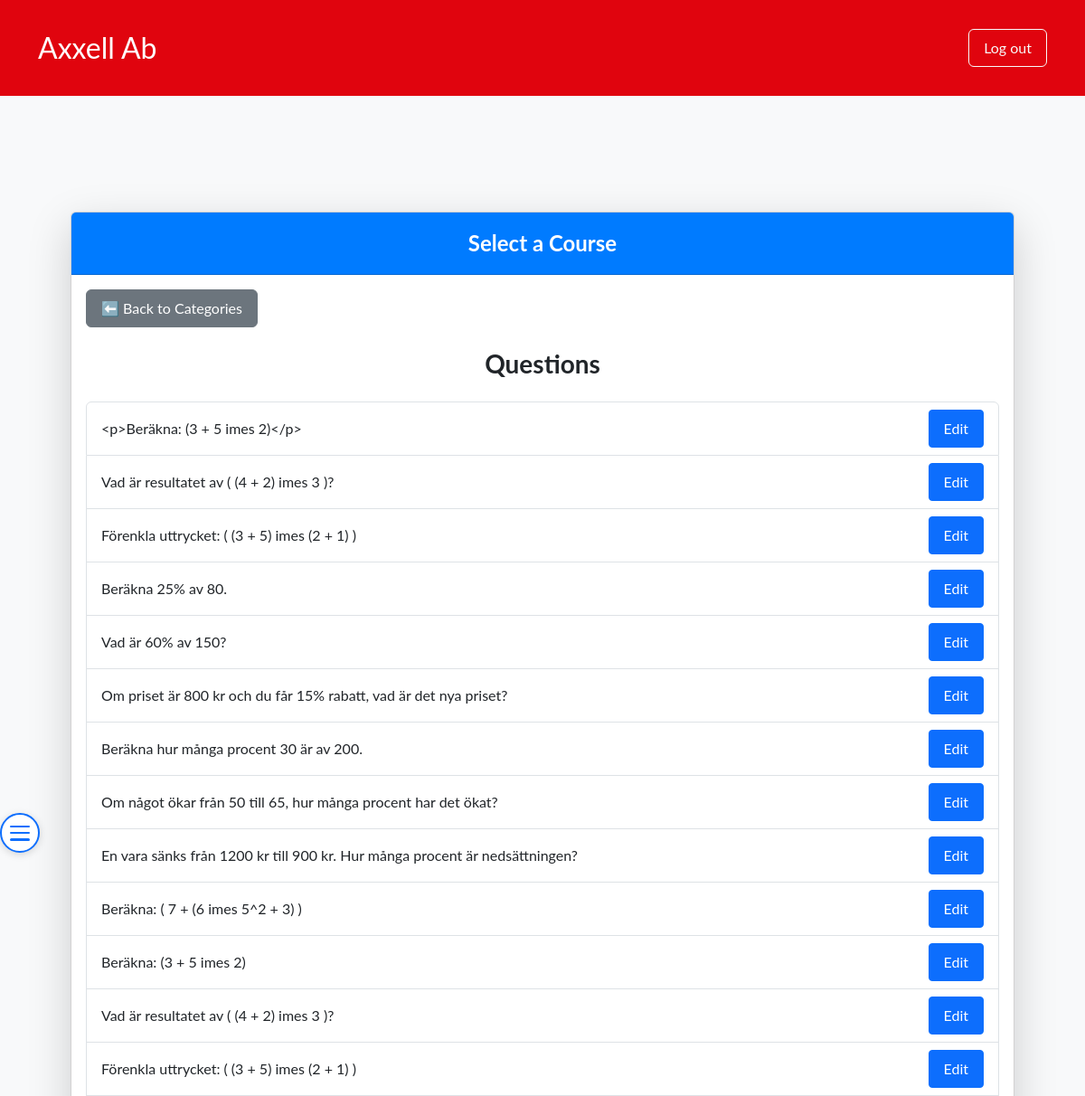
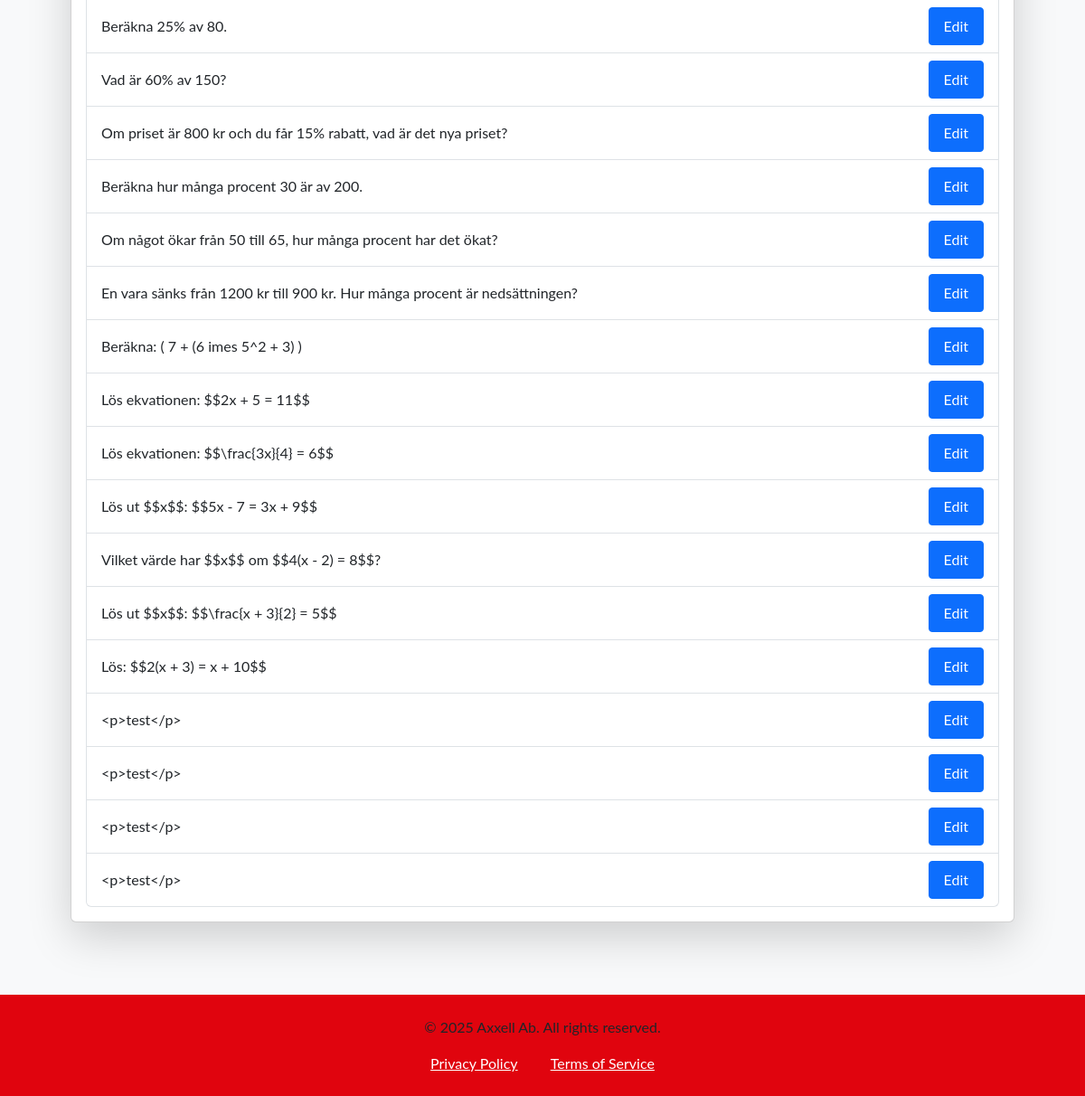
Screenshot of /assignments.php?course_id=1&category_id=1 (signed in) with the database file from the repository (2 pictures, top to bottom).
### tables this page shows
CREATE TABLE `questions` (
  `qu_id` int(11) NOT NULL,
  `ca_id` int(11) NOT NULL,
  `text` text NOT NULL,
  `answer` varchar(255) NOT NULL,
  `image_url` varchar(255) DEFAULT NULL,
  `image_location` int(11) NOT NULL,
  `image_size` int(11) NOT NULL,
  `total_points` int(11) DEFAULT 0,
  `created_at` datetime DEFAULT current_timestamp(),
  `is_active` tinyint(1) DEFAULT 1,
  `teacher_fk` int(11) DEFAULT NULL,
  `co_id` int(11) DEFAULT NULL,
  `difficulty` int(11) NOT NULL
);

### assignments.php (the view, shortened to what this page needs)
<?php
require_once "include/header.php";
$courseId = isset($_GET['course_id']) ? (int)$_GET['course_id'] : null;
$categoryId = isset($_GET['category_id']) ? (int)$_GET['category_id'] : null;
?>
<!DOCTYPE html>
<html lang="en">
<head>
</head>
<body class="bg-light">
<button id="toggleSidebar" aria-label="Toggle Sidebar" type="button" class="closed">
    <span id="toggleArrow">
        <span class="hamburger-bar"></span>
        <span class="hamburger-bar"></span>
        <span class="hamburger-bar"></span>
    </span>
</button>
<div class="container-fluid page-centered-container mt-5">
    <div class="row" id="contentRow">
        <div class="col-md" id="mainColumn">
            <div class="container mt-5">
                <div class="card shadow-lg">
                    <div class="card-header">
                        Select a Course
                    </div>
                    <div class="card-body">
                        <?php
                        if (!$courseId && !$categoryId):
                            $courses = $pdo->query("SELECT * FROM matteprovgenerator.courses")->fetchAll(PDO::FETCH_ASSOC);
                        ?>
                            <div class="row">
                                <?php foreach ($courses as $course): ?>
                                    <div class="col-md-4 mb-4">
                                        <div class="card course-card" onclick="location.href='?course_id=<?= $course['co_id'] ?>'">
                                            <div class="card-body">
                                                <h5 class="card-title"><?= htmlspecialchars($course['co_name']) ?></h5>
                                                <p class="card-text"><?= htmlspecialchars($course['description']) ?></p>
                                            </div>
                                        </div>
                                    </div>
                                <?php endforeach; ?>
                            </div>
                        <?php
                        elseif ($courseId && $categoryId):
                            $stmt = $pdo->prepare("SELECT * FROM matteprovgenerator.questions WHERE ca_id = ?");
                            $stmt->execute([$categoryId]);
                            $questions = $stmt->fetchAll(PDO::FETCH_ASSOC);
                        ?>
                            <a href="assignments.php?course_id=<?= $courseId ?>" class="btn btn-secondary mb-4">⬅️ Back to Categories</a>
                            <h1 class="centered-header">Questions</h1>
                            <ul class="list-group">
                                <?php foreach ($questions as $question): ?>
                                    <li class="list-group-item d-flex justify-content-between align-items-center">
                                        <?= htmlspecialchars($question['text']) ?>
                                        <a href="edit-question.php?id=<?= $question['qu_id'] ?>" class="btn btn-primary btn-sm">Edit</a>
                                    </li>
                                <?php endforeach; ?>
                            </ul>
                        <?php endif; ?>
                    </div>
                </div>
            </div>
        </div>
    </div>
</div>
<?php require_once "include/footer.php"; ?>
</body>
</html>

### style.css (style rules this page uses)
body { margin: 0; padding: 0; font-family: 'Lato', sans-serif; background-color: #f4f4f4; }
.container-fluid { margin-top: 5rem; }
.card-header { padding: 1rem; text-align: center; font-weight: bold; font-size: 1.5rem; background-color: #007bff; color: white; border-radius: 6px 6px 0 0; }
.centered-header { text-align: center; font-weight: bold; font-size: 1.75rem; margin-bottom: 1.5rem; }
.btn { padding: 0.5rem 1rem; font-size: 1rem; }
#mainColumn { transition: none; }
#toggleSidebar { position: fixed; top: 50%; left: 330px; transform: translateY(-50%); z-index: 1050; border-radius: 50%; width: 32px; height: 32px; padding: 0; display: flex; align-items: center; justify-content: center; background: #fff; border: 1px solid #0d6efd; color: #0d6efd; box-shadow: 0 2px 8px rgba(0,0,0,0.07); transition: left 0.2s ease-in-out; }
#toggleSidebar.closed { left: 0; }
#toggleArrow { transition: transform 0.2s ease-in-out; }

### assignments.php (style rules this page uses)
#mainColumn { transition: none; }
.page-centered-container { max-width: 1100px; margin: 0 auto; padding: 32px 16px 32px 16px; }
#toggleSidebar { position: fixed; top: 38%; left: 0; z-index: 2100; border-radius: 50%; width: 44px; height: 44px; padding: 0; display: flex; align-items: center; justify-content: center; background: #fff; border: 2px solid #0d6efd; color: #0d6efd; box-shadow: 0 2px 8px rgba(0,0,0,0.15); transition: left 0.28s cubic-bezier(.4,0,.2,1), background 0.18s, color 0.18s; cursor: pointer; }
#toggleSidebar.closed { left: 0; }
#toggleArrow { display: flex; flex-direction: column; justify-content: center; align-items: center; width: 22px; height: 22px; font-size: 1.7rem; transition: color 0.18s; position: relative; }
.hamburger-bar { width: 22px; height: 3px; background: #0d6efd; margin: 2.5px 0; border-radius: 2px; transition: all 0.25s; }

### rows the page displays
questions: text "<p>Beräkna: (3 + 5 imes 2)</p>"
questions: text "Vad är resultatet av ( (4 + 2) imes 3 )?"
questions: text "Förenkla uttrycket: ( (3 + 5) imes (2 + 1) )"
questions: text "Beräkna 25% av 80."
questions: text "Vad är 60% av 150?"
questions: text "Om priset är 800 kr och du får 15% rabatt, vad är det nya priset?"
questions: text "Beräkna hur många procent 30 är av 200."
questions: text "Om något ökar från 50 till 65, hur många procent har det ökat?"
questions: text "En vara sänks från 1200 kr till 900 kr. Hur många procent är nedsättningen?"
questions: text "Beräkna: ( 7 + (6 imes 5^2 + 3) )"
questions: text "Beräkna: (3 + 5 imes 2)"
questions: text "Vad är resultatet av ( (4 + 2) imes 3 )?"
questions: text "Förenkla uttrycket: ( (3 + 5) imes (2 + 1) )"
questions: text "Beräkna 25% av 80."
questions: text "Vad är 60% av 150?"
questions: text "Om priset är 800 kr och du får 15% rabatt, vad är det nya priset?"
questions: text "Beräkna hur många procent 30 är av 200."
questions: text "Om något ökar från 50 till 65, hur många procent har det ökat?"
questions: text "En vara sänks från 1200 kr till 900 kr. Hur många procent är nedsättningen?"
questions: text "Beräkna: ( 7 + (6 imes 5^2 + 3) )"
questions: text "Lös ekvationen: $$2x + 5 = 11$$"
questions: text "Lös ekvationen: $$\\frac{3x}{4} = 6$$"
questions: text "Lös ut $$x$$: $$5x - 7 = 3x + 9$$"
questions: text "Vilket värde har $$x$$ om $$4(x - 2) = 8$$?"
questions: text "Lös ut $$x$$: $$\\frac{x + 3}{2} = 5$$"
questions: text "Lös: $$2(x + 3) = x + 10$$"
questions: text "<p>test</p>"
questions: text "<p>test</p>"
questions: text "<p>test</p>"
questions: text "<p>test</p>"
